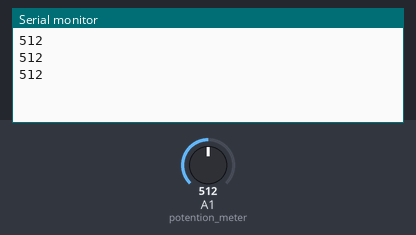
The sketch below on a simulated Arduino Uno, built with avr-gcc and run on an emulated ATmega328P. Shown: the last lines printed to the serial monitor. The test bench sets the inputs (shaded band); at power-on: A1 (potention_meter) = 512.

Above: at 1.3 s.
1.4 s: A1 (potention_meter) set to 716
At 1.9 s:
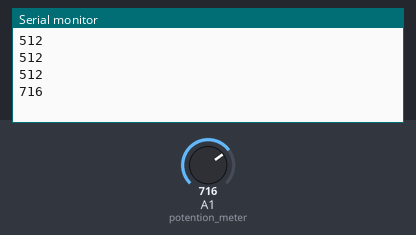
2.9 s: A1 (potention_meter) set to 900
At 3.4 s:
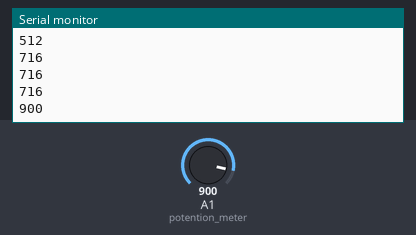
Timing chart, 0 to 5.9 s (numbered marks = the images above; inputs shaded):
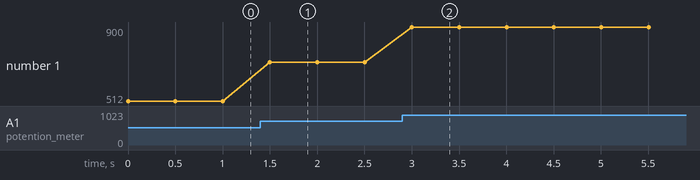

The sketch:

reading_data_analog_potentiometer.ino
```cpp
int potention_meter=A1;
int data;
int dt=500;
void setup() {
  // put your setup code here, to run once:
 Serial.begin(9600);
}

void loop() {
  // put your main code here, to run repeatedly:

  data=analogRead(potention_meter);
  Serial.println(data);
  delay(dt);

}
```

Measured:
- after the input at 1.4 s, the serial monitor: prints a new line after 0.10 s (image 1)
- after the input at 2.9 s, the serial monitor: prints a new line after 0.10 s (image 2)
- plotted number 1: 512 → 716 after the input at 1.4 s, 716 → 900 after the input at 2.9 s
